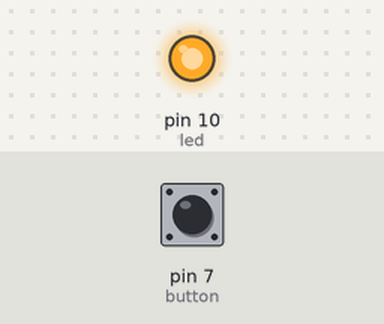
Bench run of a sketch on a simulated Arduino Uno, built with avr-gcc and run on an emulated ATmega328P. On the bench: output pins drawn as LEDs (lit = HIGH). The test bench sets the inputs (shaded band); at power-on: pin 7 (button) LOW.

Above: at 1.2 s.
1.3 s: pin 7 (button) pulled HIGH for 0.15 s
At 2.0 s:
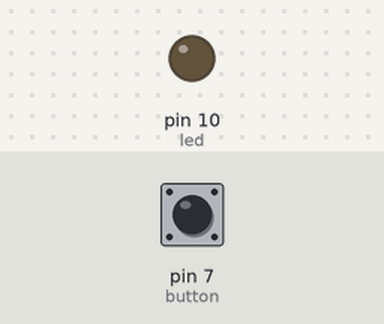
Timing chart, 0 to 4.3 s (numbered marks = the images above; inputs shaded):
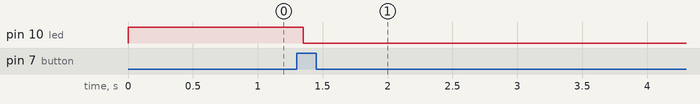

Measured:
- after the input at 1.3 s, pin 10 (led): HIGH → LOW after 0.05 s

The sketch:

serial___.ino
```cpp
int button = 7;
int led = 10;
int oldValue = 0;
int ledState = 1;

void setup() {
  pinMode(led, OUTPUT);
  pinMode(button, INPUT);
  Serial.begin(9600);

}

void loop() {
  int value = digitalRead(button);

  if(value ==1 && oldValue==0)
  {
    ledState = value -1;
    delay(50);
  }
  if(ledState ==1)
  {
    digitalWrite(led, HIGH);
  }
  else{
    digitalWrite(led, LOW);
  }
  oldValue = value;


}
```
